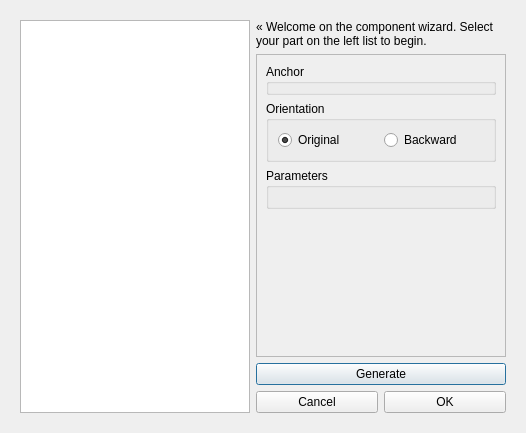
<?xml version="1.0" encoding="UTF-8"?>
<ui version="4.0">
 <class>ComponentWizard</class>
 <widget class="QDialog" name="ComponentWizard">
  <property name="geometry">
   <rect>
    <x>0</x>
    <y>0</y>
    <width>526</width>
    <height>433</height>
   </rect>
  </property>
  <property name="sizePolicy">
   <sizepolicy hsizetype="Fixed" vsizetype="Fixed">
    <horstretch>0</horstretch>
    <verstretch>0</verstretch>
   </sizepolicy>
  </property>
  <property name="windowTitle">
   <string>Dialog</string>
  </property>
  <layout class="QVBoxLayout" name="verticalLayout_4">
   <item>
    <widget class="QWidget" name="centralWidget" native="true">
     <layout class="QHBoxLayout" name="horizontalLayout_2">
      <item>
       <widget class="QListWidget" name="listWidget">
        <property name="sizePolicy">
         <sizepolicy hsizetype="Fixed" vsizetype="Minimum">
          <horstretch>0</horstretch>
          <verstretch>0</verstretch>
         </sizepolicy>
        </property>
        <property name="minimumSize">
         <size>
          <width>230</width>
          <height>0</height>
         </size>
        </property>
        <property name="maximumSize">
         <size>
          <width>230</width>
          <height>16777215</height>
         </size>
        </property>
        <property name="baseSize">
         <size>
          <width>0</width>
          <height>0</height>
         </size>
        </property>
        <property name="contextMenuPolicy">
         <enum>Qt::CustomContextMenu</enum>
        </property>
       </widget>
      </item>
      <item>
       <layout class="QVBoxLayout" name="verticalLayout">
        <property name="leftMargin">
         <number>0</number>
        </property>
        <item>
         <widget class="QLabel" name="welcome">
          <property name="sizePolicy">
           <sizepolicy hsizetype="Maximum" vsizetype="Fixed">
            <horstretch>0</horstretch>
            <verstretch>0</verstretch>
           </sizepolicy>
          </property>
          <property name="text">
           <string>« Welcome on the component wizard. Select your part on the left list to begin.</string>
          </property>
          <property name="wordWrap">
           <bool>true</bool>
          </property>
         </widget>
        </item>
        <item>
         <widget class="QScrollArea" name="scrollArea">
          <property name="sizePolicy">
           <sizepolicy hsizetype="Expanding" vsizetype="Expanding">
            <horstretch>0</horstretch>
            <verstretch>0</verstretch>
           </sizepolicy>
          </property>
          <property name="horizontalScrollBarPolicy">
           <enum>Qt::ScrollBarAlwaysOff</enum>
          </property>
          <property name="widgetResizable">
           <bool>true</bool>
          </property>
          <widget class="QWidget" name="scrollAreaWidgetContents">
           <property name="geometry">
            <rect>
             <x>0</x>
             <y>0</y>
             <width>250</width>
             <height>268</height>
            </rect>
           </property>
           <layout class="QVBoxLayout" name="verticalLayout_2">
            <item>
             <widget class="QGroupBox" name="anchor">
              <property name="sizePolicy">
               <sizepolicy hsizetype="Minimum" vsizetype="Fixed">
                <horstretch>0</horstretch>
                <verstretch>0</verstretch>
               </sizepolicy>
              </property>
              <property name="title">
               <string>Anchor</string>
              </property>
              <layout class="QHBoxLayout" name="horizontalLayout_4">
               <property name="spacing">
                <number>0</number>
               </property>
               <property name="leftMargin">
                <number>0</number>
               </property>
               <property name="topMargin">
                <number>6</number>
               </property>
               <property name="rightMargin">
                <number>0</number>
               </property>
               <property name="bottomMargin">
                <number>0</number>
               </property>
               <item>
                <layout class="QHBoxLayout" name="anchor_items">
                 <property name="spacing">
                  <number>0</number>
                 </property>
                </layout>
               </item>
              </layout>
             </widget>
            </item>
            <item>
             <widget class="QGroupBox" name="orientation">
              <property name="sizePolicy">
               <sizepolicy hsizetype="Preferred" vsizetype="Minimum">
                <horstretch>0</horstretch>
                <verstretch>0</verstretch>
               </sizepolicy>
              </property>
              <property name="title">
               <string>Orientation</string>
              </property>
              <layout class="QHBoxLayout" name="horizontalLayout">
               <item>
                <widget class="QRadioButton" name="orientation_normal">
                 <property name="text">
                  <string>Original</string>
                 </property>
                 <property name="checked">
                  <bool>true</bool>
                 </property>
                </widget>
               </item>
               <item>
                <widget class="QRadioButton" name="orientation_back">
                 <property name="text">
                  <string>Backward</string>
                 </property>
                </widget>
               </item>
              </layout>
             </widget>
            </item>
            <item>
             <widget class="QGroupBox" name="parameters">
              <property name="sizePolicy">
               <sizepolicy hsizetype="Minimum" vsizetype="Fixed">
                <horstretch>0</horstretch>
                <verstretch>1</verstretch>
               </sizepolicy>
              </property>
              <property name="minimumSize">
               <size>
                <width>0</width>
                <height>0</height>
               </size>
              </property>
              <property name="maximumSize">
               <size>
                <width>16777215</width>
                <height>16777215</height>
               </size>
              </property>
              <property name="title">
               <string>Parameters</string>
              </property>
              <layout class="QHBoxLayout" name="horizontalLayout_5">
               <property name="spacing">
                <number>0</number>
               </property>
               <property name="leftMargin">
                <number>0</number>
               </property>
               <property name="topMargin">
                <number>9</number>
               </property>
               <property name="rightMargin">
                <number>0</number>
               </property>
               <item>
                <layout class="QVBoxLayout" name="parameters_items">
                 <property name="spacing">
                  <number>0</number>
                 </property>
                 <property name="sizeConstraint">
                  <enum>QLayout::SetMinimumSize</enum>
                 </property>
                </layout>
               </item>
              </layout>
             </widget>
            </item>
            <item>
             <spacer name="verticalSpacer">
              <property name="orientation">
               <enum>Qt::Vertical</enum>
              </property>
              <property name="sizeHint" stdset="0">
               <size>
                <width>20</width>
                <height>40</height>
               </size>
              </property>
             </spacer>
            </item>
           </layout>
          </widget>
         </widget>
        </item>
        <item>
         <widget class="QPushButton" name="generate">
          <property name="sizePolicy">
           <sizepolicy hsizetype="Minimum" vsizetype="Fixed">
            <horstretch>0</horstretch>
            <verstretch>0</verstretch>
           </sizepolicy>
          </property>
          <property name="text">
           <string>Generate</string>
          </property>
         </widget>
        </item>
        <item>
         <layout class="QHBoxLayout" name="horizontalLayout_3">
          <item>
           <widget class="QPushButton" name="cancel">
            <property name="text">
             <string>Cancel</string>
            </property>
           </widget>
          </item>
          <item>
           <widget class="QPushButton" name="ok">
            <property name="text">
             <string>OK</string>
            </property>
           </widget>
          </item>
         </layout>
        </item>
       </layout>
      </item>
     </layout>
    </widget>
   </item>
  </layout>
 </widget>
 <resources/>
 <connections/>
</ui>
